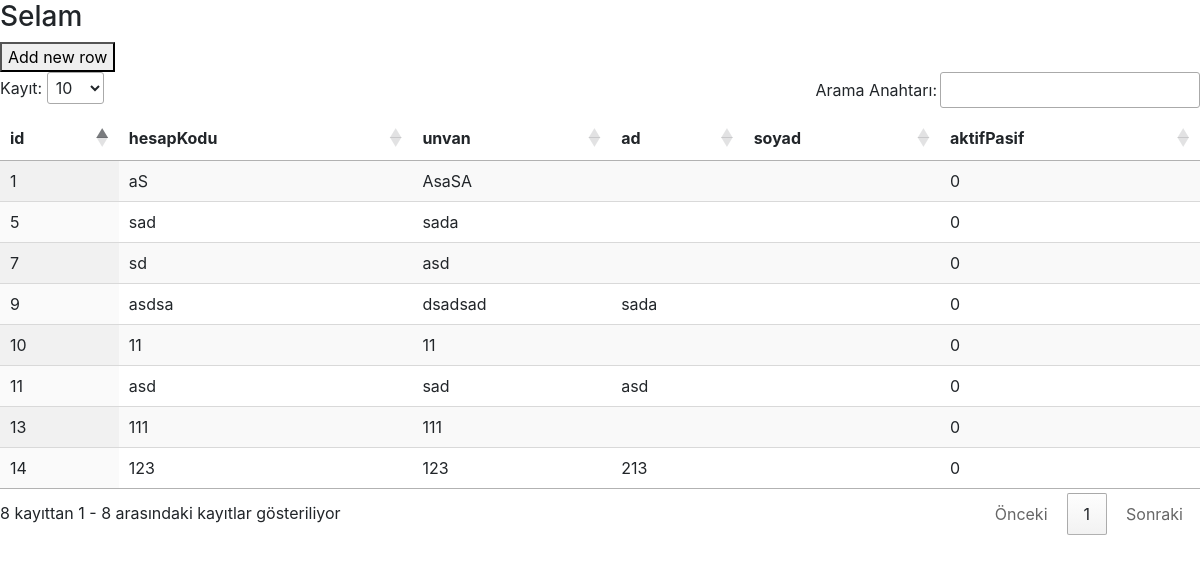
The page /customers/drawDtWithObject on the database as committed earlier.
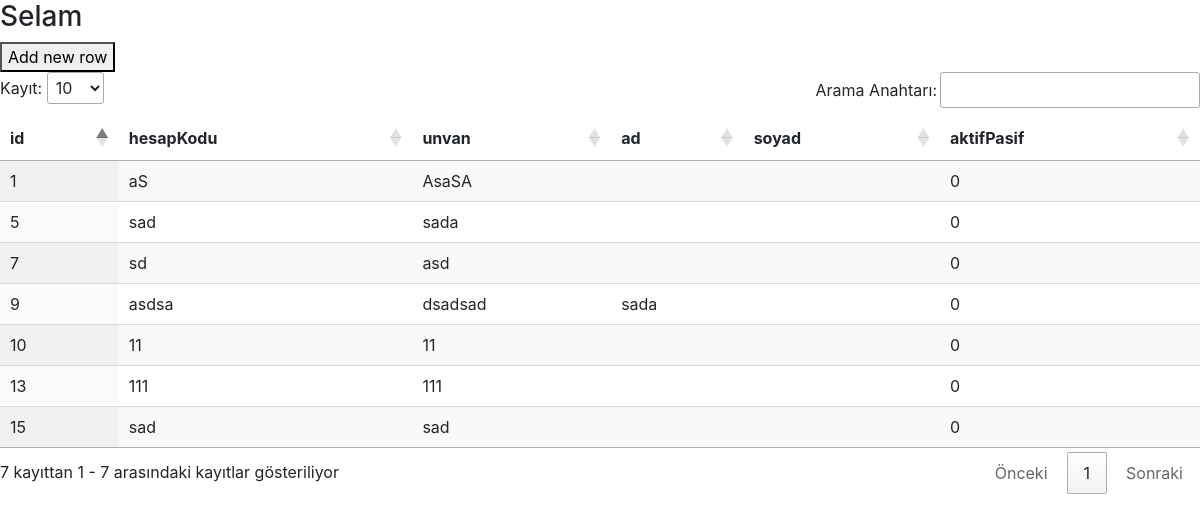
The same page on the database as committed later.
### customers/models.py (models this page shows, shortened)
class Customer(models.Model):
    AktifPasifType=(
    (0 , 'Aktif'),
    (1 , 'Pasif')
    )
    class Meta:
        db_table = 'Customer'
    hesapKodu = models.CharField(max_length=20,null=False, blank=False)
    unvan = models.CharField(max_length=80,null=False,blank=False)
    ad = models.CharField(max_length=40,null=True,blank=True)
    soyad = models.CharField(max_length=40,null=True,blank=True)
    aktifPasif = models.IntegerField(null=True,blank=True,choices=AktifPasifType)

### customers/views.py (the view)
# urls.py: path('drawDtWithObject', drawDatatableWithObject, name="drawDtWithObject"),
def drawDatatableWithObject(request):
    customer_column_titles = [i.name for i in Customer._meta.get_fields()]
    queryset = Customer.objects.all()
    response = {
        'queryset':queryset,
        'customer_column_titles':customer_column_titles
        }
    return render(request, 'customer_list_with_object.html', response)

### templates/customer_list_with_object.html (shortened to what this page needs)
{% load static %}
<!DOCTYPE html>
<html lang="en">
<head>
    <link rel="stylesheet" type="text/css"
        href="https://cdn.datatables.net/1.10.20/css/jquery.dataTables.min.css" />
    <link href="https://stackpath.bootstrapcdn.com/font-awesome/4.7.0/css/font-awesome.min.css" rel="stylesheet" type="text/css">
    <link href="https://stackpath.bootstrapcdn.com/bootstrap/4.4.1/css/bootstrap.min.css" rel="stylesheet" >
</head>
<body>
    <h3>Selam</h3>
    <button id="addRow">Add new row</button>
    <table id="datatables" class="display" style="width:100%">
        <thead>
            <tr>
                {% for title in customer_column_titles %}
                    <th>{{title}}</th>
                {% endfor %}
            </tr>
        </thead>
        <tbody>
            {% for q in queryset %}
                <tr>
                <td>{{ q.id }}</td>
                <td>{{ q.hesapKodu }}</td>
                <td>{{ q.unvan }}</td>
                <td>{{ q.ad }}</td>
                <td>{{ q.soyad }}</td>
                <td>{{ q.aktifPasif }}</td>
                </tr>
            {% endfor %}
        </tbody>
    </table>
</body>
</html>

Rows that differ between the two databases and show on the page:
removed Customer: id "11", hesapKodu "asd", unvan "sad", ad "asd", aktifPasif "0"
removed Customer: id "14", hesapKodu "123", unvan "123", ad "213", aktifPasif "0"
added Customer: id "15", hesapKodu "sad", unvan "sad", aktifPasif "0"
Other text that changed with them:
text written by a page script: "Kayıt: Arama Anahtarı: 8 kayıttan 1 - 8 arasındaki kayıtlar gösteriliyor Önceki 1 Sonraki" → "Kayıt: Arama Anahtarı: 7 kayıttan 1 - 7 arasındaki kayıtlar gösteriliyor Önceki 1 Sonraki"
